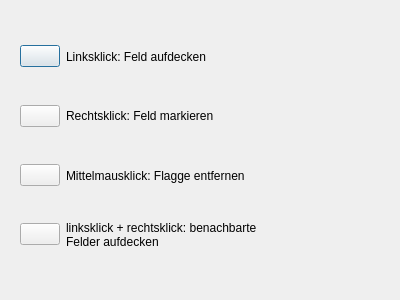
<?xml version="1.0" encoding="UTF-8"?>
<ui version="4.0">
 <class>Hilfe</class>
 <widget class="QDialog" name="Hilfe">
  <property name="geometry">
   <rect>
    <x>0</x>
    <y>0</y>
    <width>400</width>
    <height>300</height>
   </rect>
  </property>
  <property name="maximumSize">
   <size>
    <width>16777215</width>
    <height>16777202</height>
   </size>
  </property>
  <property name="windowTitle">
   <string>Hilfe</string>
  </property>
  <widget class="QDialogButtonBox" name="ok_button">
   <property name="geometry">
    <rect>
     <x>180</x>
     <y>250</y>
     <width>189</width>
     <height>25</height>
    </rect>
   </property>
  </widget>
  <widget class="QWidget" name="verticalLayoutWidget">
   <property name="geometry">
    <rect>
     <x>20</x>
     <y>30</y>
     <width>341</width>
     <height>231</height>
    </rect>
   </property>
   <layout class="QVBoxLayout" name="verticalLayout">
    <item>
     <layout class="QHBoxLayout" name="horizontalLayout_4">
      <item>
       <widget class="QPushButton" name="links_button">
        <property name="text">
         <string/>
        </property>
       </widget>
      </item>
      <item>
       <widget class="QLabel" name="linksklick_label">
        <property name="text">
         <string>Linksklick: Feld aufdecken</string>
        </property>
       </widget>
      </item>
      <item>
       <spacer name="horizontalSpacer">
        <property name="orientation">
         <enum>Qt::Horizontal</enum>
        </property>
        <property name="sizeHint" stdset="0">
         <size>
          <width>40</width>
          <height>20</height>
         </size>
        </property>
       </spacer>
      </item>
     </layout>
    </item>
    <item>
     <layout class="QHBoxLayout" name="horizontalLayout_3">
      <item>
       <widget class="QPushButton" name="rechts_button">
        <property name="text">
         <string/>
        </property>
       </widget>
      </item>
      <item>
       <widget class="QLabel" name="rechtsklick_label">
        <property name="text">
         <string>Rechtsklick: Feld markieren</string>
        </property>
       </widget>
      </item>
      <item>
       <spacer name="horizontalSpacer_2">
        <property name="orientation">
         <enum>Qt::Horizontal</enum>
        </property>
        <property name="sizeHint" stdset="0">
         <size>
          <width>40</width>
          <height>20</height>
         </size>
        </property>
       </spacer>
      </item>
     </layout>
    </item>
    <item>
     <layout class="QHBoxLayout" name="horizontalLayout">
      <item>
       <widget class="QPushButton" name="Mitte_button">
        <property name="text">
         <string/>
        </property>
       </widget>
      </item>
      <item>
       <widget class="QLabel" name="mitte_label">
        <property name="text">
         <string>Mittelmausklick: Flagge entfernen</string>
        </property>
       </widget>
      </item>
      <item>
       <spacer name="horizontalSpacer_3">
        <property name="orientation">
         <enum>Qt::Horizontal</enum>
        </property>
        <property name="sizeHint" stdset="0">
         <size>
          <width>40</width>
          <height>20</height>
         </size>
        </property>
       </spacer>
      </item>
     </layout>
    </item>
    <item>
     <layout class="QHBoxLayout" name="horizontalLayout_2">
      <item>
       <widget class="QPushButton" name="beide_button">
        <property name="text">
         <string/>
        </property>
       </widget>
      </item>
      <item>
       <widget class="QLabel" name="label">
        <property name="text">
         <string>linksklick + rechtsklick: benachbarte                 Felder aufdecken</string>
        </property>
        <property name="wordWrap">
         <bool>true</bool>
        </property>
       </widget>
      </item>
      <item>
       <spacer name="horizontalSpacer_4">
        <property name="orientation">
         <enum>Qt::Horizontal</enum>
        </property>
        <property name="sizeHint" stdset="0">
         <size>
          <width>40</width>
          <height>20</height>
         </size>
        </property>
       </spacer>
      </item>
     </layout>
    </item>
   </layout>
  </widget>
 </widget>
 <resources/>
 <connections/>
</ui>
